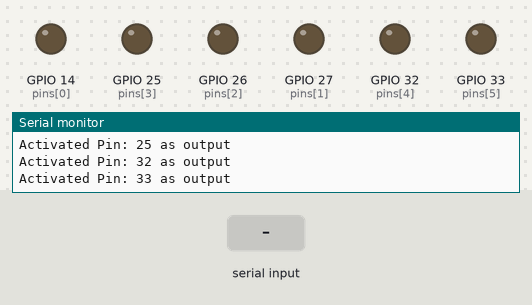
The sketch below on a simulated ESP32. On the bench: output pins drawn as LEDs (lit = HIGH), the last lines printed to the serial monitor. The inputs (shaded band) are chosen by the test bench.

Above: at 1.2 s.
1.3 s: "90,45,200\n" received over Serial
At 2.1 s:
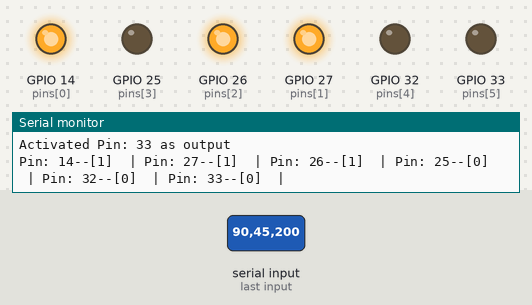
3.0 s: "90,45\n" received over Serial
At 4.0 s:
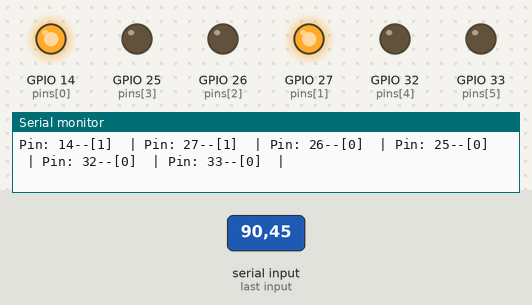
4.7 s: "90,45,200,10\n" received over Serial
At 5.2 s:
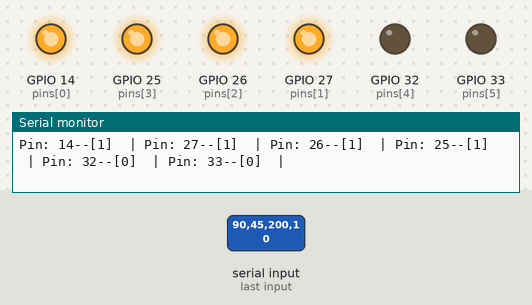
6.3 s: "90,45,200,10,150,30\n" received over Serial
At 7.5 s:
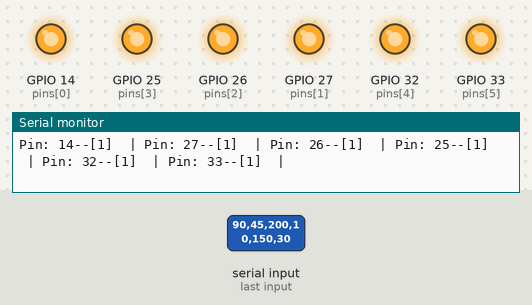
7.8 s: "5\n" received over Serial
At 9.3 s:
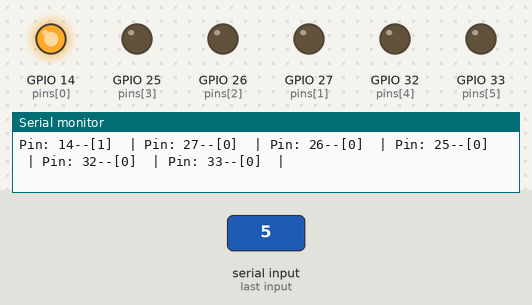
9.6 s: "30,150,10\n" received over Serial
At 10.8 s:
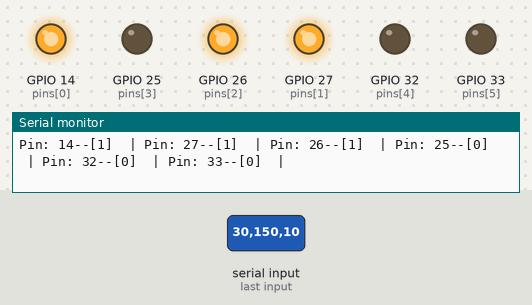
Timing chart, 0 to 12.3 s (numbered marks = the images above; inputs shaded):
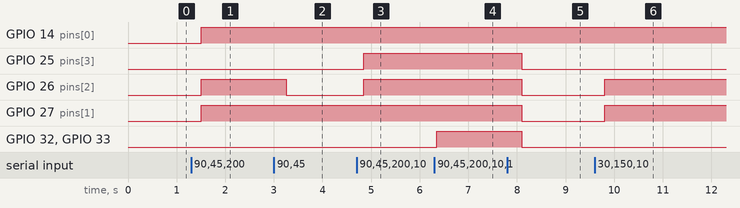

The sketch:

Relay_switcher_test.ino
```cpp
#define pincount 6
const int pins[pincount] = {14,27,26,25,32,33}; //loop order 1 to 6
//const int pins[pincount] = {18,19,3,1,23,12}; //loop order 1 to 6
int pinstate[pincount] = {0,0,0,0,0,0};
// const int pins[pincount] = {15,2,4,16,5,17}; //loop order 1 to 6
void setup() {
Serial.begin(115200);
Serial.setTimeout(50);

for(int i = 0; i <pincount; i++){
  pinMode(pins[i],OUTPUT);
  Serial.print("Activated Pin: ");
  Serial.print(pins[i]);
  Serial.println(" as output");
}

}

void loop() {
//loopover();
if (Serial.available() >= 1) {
ser_rec();}

}

void loopover(){
for(int j=0; j<pincount; j++){
  digitalWrite(pins[j],1);
  Serial.print("Pin: [");
  Serial.print(pins[j]);
  Serial.println("] High");
  delay(1000);
  digitalWrite(pins[j],0);
  Serial.print("Pin: [");
  Serial.print(pins[j]);
  Serial.println("] Low");
  delay(500);

}
}

void ser_rec(){

pinstate[0] = Serial.parseInt();
pinstate[1] = Serial.parseInt();
pinstate[2] = Serial.parseInt();
pinstate[3] = Serial.parseInt();
pinstate[4] = Serial.parseInt();
pinstate[5] = Serial.parseInt();
int over = Serial.parseInt();

for(int j=0; j<pincount; j++){
  pinstate[j] = min(pinstate[j],1);
  digitalWrite(pins[j],pinstate[j]);
  Serial.print("Pin: ");
  Serial.print(pins[j]);
  Serial.print("--[");
  Serial.print(pinstate[j]);
  Serial.print("]  | ");
}
Serial.println();
delay(500);}
```

Measured:
- after the input at 1.3 s, GPIO 14 (pins[0]), GPIO 26 (pins[2]), GPIO 27 (pins[1]): LOW → HIGH after 0.20 s
- after the input at 3.0 s, GPIO 26 (pins[2]): HIGH → LOW after 0.25 s
- after the input at 4.7 s, GPIO 25 (pins[3]), GPIO 26 (pins[2]): LOW → HIGH after 0.15 s
- after the input at 6.3 s, GPIO 32 (pins[4]), GPIO 33 (pins[5]): LOW → HIGH after 0.05 s
- after the input at 7.8 s, GPIO 25 (pins[3]), GPIO 26 (pins[2]), GPIO 27 (pins[1]), GPIO 32 (pins[4]), GPIO 33 (pins[5]): HIGH → LOW after 0.30 s
- after the input at 9.6 s, GPIO 26 (pins[2]), GPIO 27 (pins[1]): LOW → HIGH after 0.20 s
